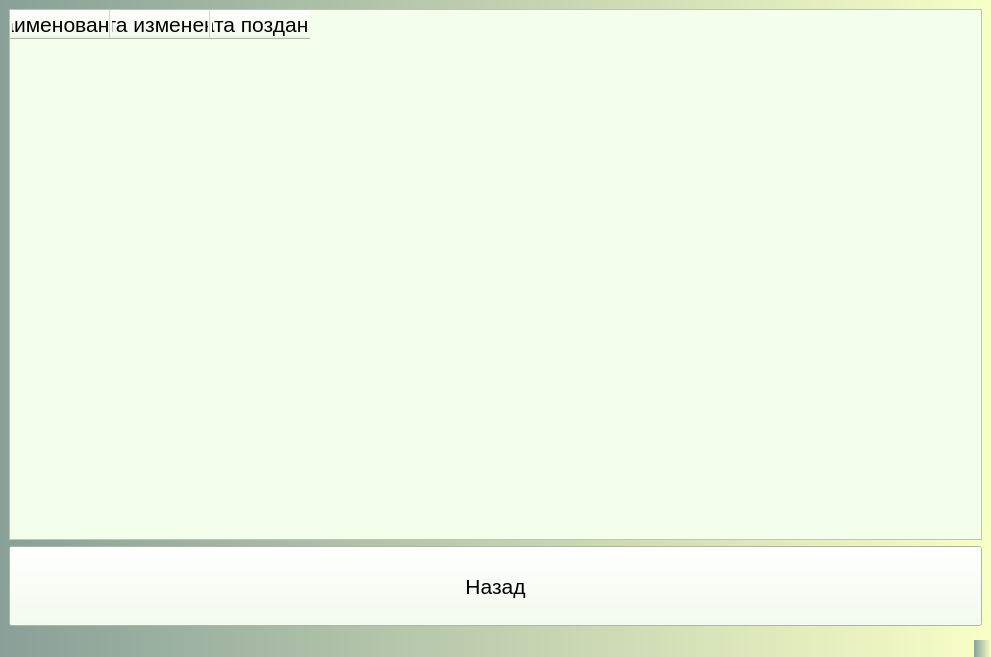
<?xml version="1.0" encoding="UTF-8"?>
<ui version="4.0">
 <class>AllGosts</class>
 <widget class="QMainWindow" name="AllGosts">
  <property name="geometry">
   <rect>
    <x>0</x>
    <y>0</y>
    <width>991</width>
    <height>657</height>
   </rect>
  </property>
  <property name="windowTitle">
   <string>MainWindow</string>
  </property>
  <property name="styleSheet">
   <string notr="true">background:qlineargradient(spread:repeat, x1:0, y1:0, x2:1, y2:0, stop:0 rgba(83, 160, 81, 255), stop:1 rgba(255, 120, 161, 255))qlineargradient(spread:repeat, x1:0, y1:0, x2:1, y2:0, stop:0 rgba(136, 160, 152, 255), stop:1 rgba(248, 255, 198, 255))</string>
  </property>
  <widget class="QWidget" name="centralwidget">
   <layout class="QGridLayout" name="gridLayout">
    <item row="0" column="0" colspan="2">
     <widget class="QTableWidget" name="tableWidgetAcrualTP">
      <property name="sizePolicy">
       <sizepolicy hsizetype="Expanding" vsizetype="Expanding">
        <horstretch>0</horstretch>
        <verstretch>100</verstretch>
       </sizepolicy>
      </property>
      <property name="sizeIncrement">
       <size>
        <width>0</width>
        <height>0</height>
       </size>
      </property>
      <property name="baseSize">
       <size>
        <width>0</width>
        <height>0</height>
       </size>
      </property>
      <property name="cursor" stdset="0">
       <cursorShape>WhatsThisCursor</cursorShape>
      </property>
      <property name="focusPolicy">
       <enum>Qt::StrongFocus</enum>
      </property>
      <property name="whatsThis">
       <string>&lt;html&gt;&lt;head/&gt;&lt;body&gt;&lt;p&gt;&lt;br/&gt;&lt;/p&gt;&lt;/body&gt;&lt;/html&gt;</string>
      </property>
      <property name="layoutDirection">
       <enum>Qt::LeftToRight</enum>
      </property>
      <property name="styleSheet">
       <string notr="true">background:rgb(243, 255, 234);
font-size:16pt</string>
      </property>
      <column>
       <property name="text">
        <string>Наименование</string>
       </property>
       <property name="font">
        <font>
         <pointsize>16</pointsize>
        </font>
       </property>
      </column>
      <column>
       <property name="text">
        <string>Дата изменения</string>
       </property>
       <property name="font">
        <font>
         <pointsize>16</pointsize>
        </font>
       </property>
      </column>
      <column>
       <property name="text">
        <string>Дата поздания</string>
       </property>
       <property name="font">
        <font>
         <pointsize>16</pointsize>
        </font>
       </property>
      </column>
     </widget>
    </item>
    <item row="1" column="0" colspan="2">
     <widget class="QPushButton" name="pushButtonBack">
      <property name="minimumSize">
       <size>
        <width>286</width>
        <height>80</height>
       </size>
      </property>
      <property name="styleSheet">
       <string notr="true">background:rgb(243, 255, 234);
font-size:16pt</string>
      </property>
      <property name="text">
       <string>Назад</string>
      </property>
     </widget>
    </item>
   </layout>
  </widget>
  <widget class="QMenuBar" name="menubar">
   <property name="geometry">
    <rect>
     <x>0</x>
     <y>0</y>
     <width>991</width>
     <height>21</height>
    </rect>
   </property>
  </widget>
  <widget class="QStatusBar" name="statusbar"/>
 </widget>
 <resources/>
 <connections/>
</ui>
